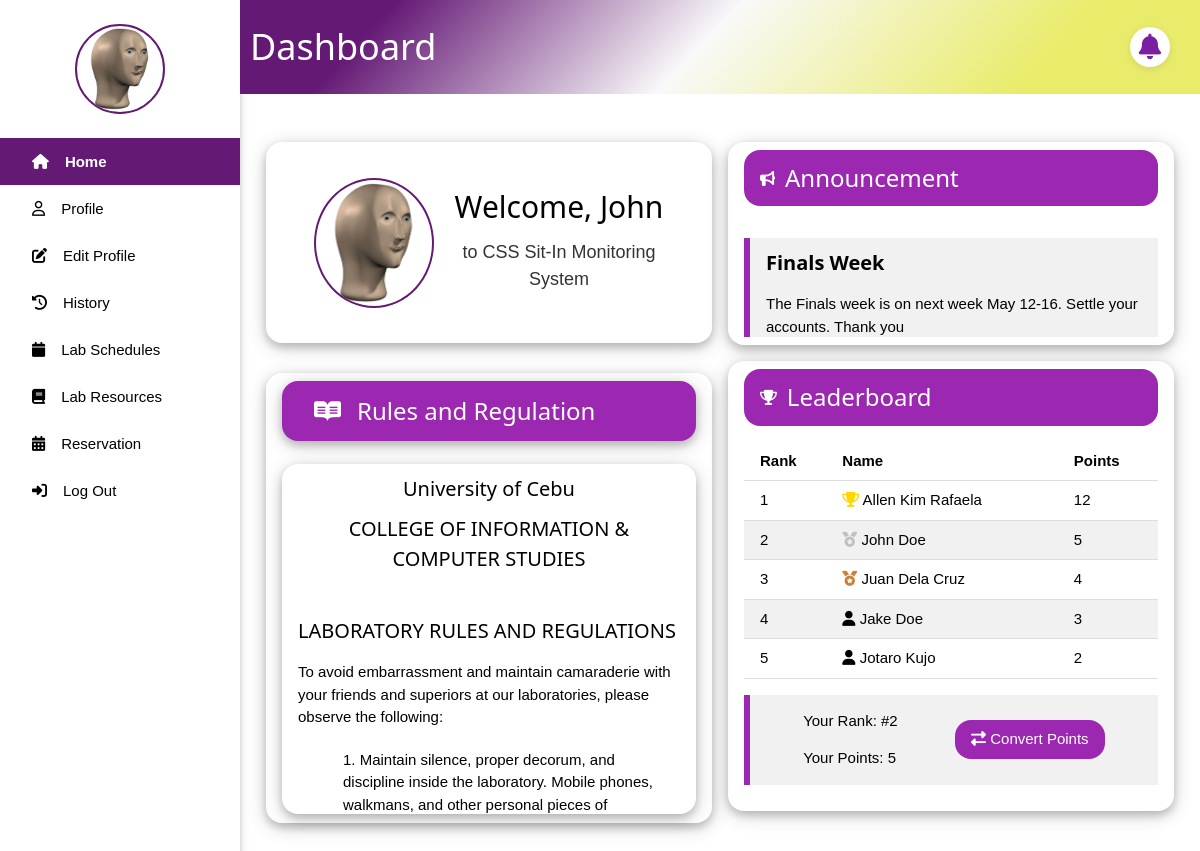
/dashboard.php (signed in), run on an earlier commit of the app's database.
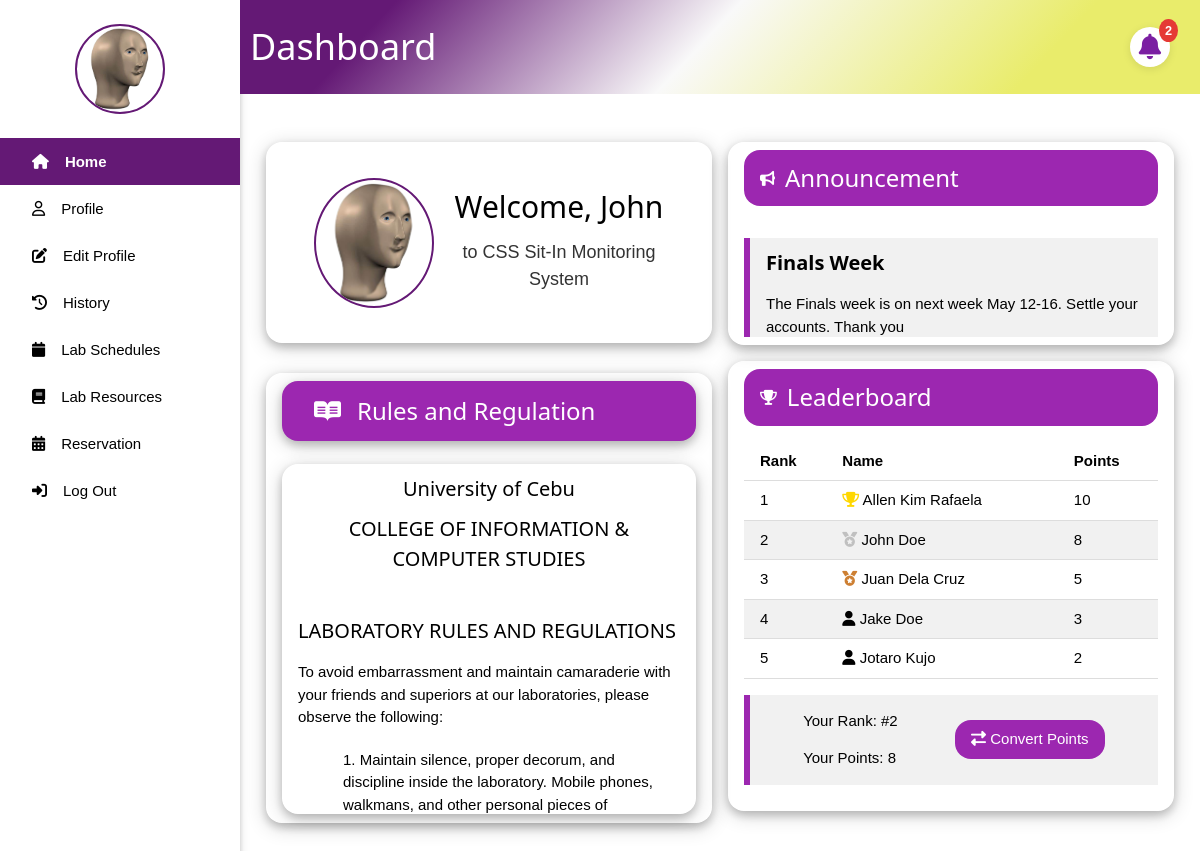
And on a later commit of the database.
### tables this page shows
CREATE TABLE `user` (
  `ID` int(11) NOT NULL,
  `IDNO` int(11) NOT NULL,
  `LASTNAME` varchar(30) NOT NULL,
  `FIRSTNAME` varchar(30) NOT NULL,
  `MIDDLENAME` varchar(30) DEFAULT NULL,
  `COURSE` varchar(30) NOT NULL,
  `YEAR_LEVEL` int(11) NOT NULL,
  `USERNAME` varchar(30) NOT NULL,
  `PASSWORD` varchar(255) NOT NULL,
  `PROFILE_PIC` varchar(255) NOT NULL DEFAULT 'images/default_pic.png',
  `SESSION_COUNT` int(11) DEFAULT 30,
  `POINTS` int(11) DEFAULT 0
);

### notification_functions.php (called while the page is built, shortened)
<?php
include 'connect.php';
function getUnreadNotificationCount($user_id) {
    global $conn;
    $sql = "SELECT COUNT(*) as count FROM notifications WHERE user_id = ? AND is_read = 0";
    $stmt = $conn->prepare($sql);
    $stmt->bind_param("i", $user_id);
    $stmt->execute();
    $result = $stmt->get_result();
    $row = $result->fetch_assoc();
    return $row['count'];
}
?>

### dashboard.php (the view, shortened to what the changed rows need)
<?php
include 'connect.php';
include_once 'notification_functions.php';
$user = isset($_SESSION['user']) ? $_SESSION['user'] : null;
$sql_leaderboard = "SELECT IDNO, FIRSTNAME, LASTNAME, POINTS FROM user ORDER BY POINTS DESC, FIRSTNAME ASC LIMIT 5";
$result_leaderboard = $conn->query($sql_leaderboard);
$leaderboard = [];
if($result_leaderboard->num_rows > 0){
    while ($row = $result_leaderboard->fetch_assoc()){
        $leaderboard[] = $row;
    }
}
$sql_user_rank = "SELECT COUNT(*) as rank FROM user WHERE POINTS > (SELECT POINTS FROM user WHERE IDNO = ?)";
$stmt_user_rank = $conn->prepare($sql_user_rank);
$stmt_user_rank->bind_param("s", $user['IDNO']);
$stmt_user_rank->execute();
$result_user_rank = $stmt_user_rank->get_result()->fetch_assoc();
$user_rank = $result_user_rank['rank'] + 1;
$sql_user_points = "SELECT POINTS FROM user WHERE IDNO = ?";
$stmt_user_points = $conn->prepare($sql_user_points);
$stmt_user_points->bind_param("s", $user['IDNO']);
$stmt_user_points->execute();
$result_user_points = $stmt_user_points->get_result()->fetch_assoc();
$user_points = $result_user_points['POINTS'];
$unread_count = getUnreadNotificationCount($user['IDNO']);
?>
<!DOCTYPE html>
<html lang="en">
<head>
    <link rel="stylesheet" href="w3.css">
    <link rel="stylesheet" href="side_nav.css">
</head>
<body>
<div style="margin-left:20%; z-index: 1; position: relative;">
    <div class="title_page w3-container" style="display: flex; align-items: center;">
        <h1 style="margin-left: 10px; color: #ffff;">Dashboard</h1>
        <div class="notification-bell-container" style="position: relative; margin-left: auto; margin-right: 30px;">
            <button id="notifBell" class="notif-bell-btn">
                <i class="fa fa-bell"></i>
                <?php if ($unread_count > 0): ?>
                    <span class="notif-badge"><?php echo $unread_count; ?></span>
                <?php endif; ?>
            </button>
        </div>
    </div>
    <div class="w3-row-padding" style="margin: 5% 10px;">
        <div class="w3-col m6">
            <div class="w3-mobile w3-round-xlarge w3-card-4 w3-container w3-padding w3-animate-top" style="margin-bottom: 30px; width: 100%;">
                <div class="w3-center w3-margin w3-padding" style="margin-bottom:0; display: flex; align-items: center; justify-content: center;">
                    <div>
                        <h2 id="welcome-text">Welcome, <?php echo htmlspecialchars($user['FIRSTNAME']); ?></h2>
                    </div>
                </div>
            </div>
        </div>
        <div class="w3-col m6">
            <div class="w3-mobile w3-round-xlarge w3-card-4 w3-container w3-padding w3-animate-top" style="width: 100%; height: 450px;">
                <div class="w3-margin-top">
                    <table class="w3-table w3-bordered w3-striped">
                        <thead>
                            <tr>
                                <th>Rank</th>
                                <th>Name</th>
                                <th>Points</th>
                            </tr>
                        </thead>
                        <tbody>
                            <?php if (count($leaderboard) > 0): ?>
                                <?php foreach ($leaderboard as $index => $leader): ?>
                                    <?php
                                        $icon = '<i class="fa-solid fa-user leaderboard-icon"></i>';
                                        if ($index === 0) {
                                            $icon = '<i class="fa-solid fa-trophy leaderboard-icon" style="color:gold;"></i>';
                                        } elseif ($index === 1) {
                                            $icon = '<i class="fa-solid fa-medal leaderboard-icon" style="color:silver;"></i>';
                                        } elseif ($index === 2) {
                                            $icon = '<i class="fa-solid fa-medal leaderboard-icon" style="color:#cd7f32;"></i>';
                                        }
                                    ?>
                                    <tr>
                                        <td><?php echo $index + 1; ?></td>
                                        <td><?php echo $icon . ' ' . htmlspecialchars($leader['FIRSTNAME'] . ' ' . $leader['LASTNAME']); ?></td>
                                        <td><?php echo htmlspecialchars($leader['POINTS']); ?></td>
                                    </tr>
                                <?php endforeach; ?>
                            <?php else: ?>
                                <tr>
                                    <td colspan="3">No leaderboard data available.</td>
                                </tr>
                            <?php endif; ?>
                        </tbody>
                    </table>
                    <div class="w3-panel w3-light-gray w3-leftbar w3-border-purple w3-margin-top" style="display: flex; align-items: center; justify-content: space-between;">
                        <div>
                            <p>Your Rank: #<?php echo $user_rank; ?></p>
                            <p>Your Points: <?php echo $user_points; ?></p>
                        </div>
                    </div>
                </div>
            </div>
        </div>
    </div>
</div>
</body>
</html>

What changed in the data, as far as the page shows it:
changed user "Allen Kim Rafaela": POINTS "12" → "10"
changed user "John Doe": POINTS "5" → "8"
changed user "Juan Dela Cruz": POINTS "4" → "5"
Also different on the page:
$unread_count: (not shown) → "2"
